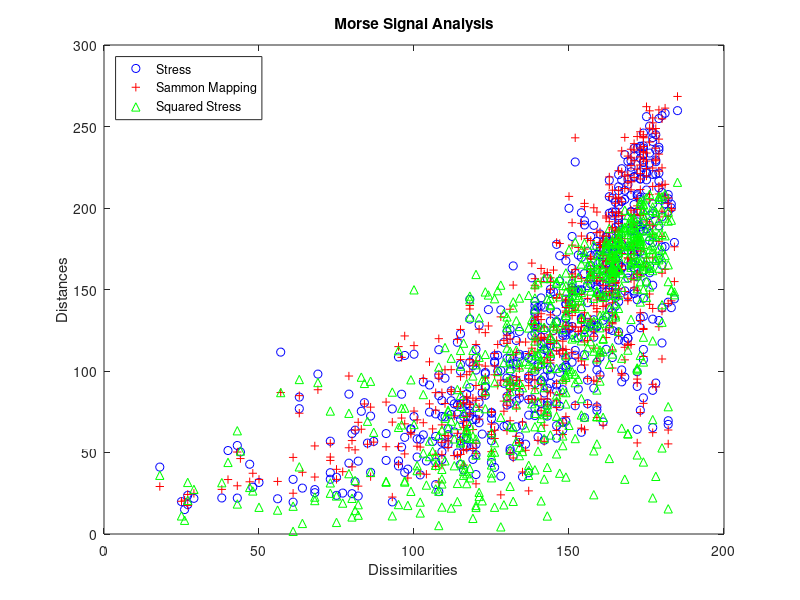

Source code (MATLAB):
%%
% This is an example of how to create an line plot with markers in MATLAB&#174;.
% 
% Read about the <http://www.mathworks.com/help/matlab/ref/plot.html |plot|> function in the MATLAB documentation.
%
% For more examples, go to <http://www.mathworks.com/discovery/gallery.html MATLAB Plot Gallery>
%
% Copyright 2012-2014 The MathWorks, Inc.

% Load Morse data
load MDdata dissimilarities dist1 dist2 dist3

% Plot the first set of data in blue
figure
plot(dissimilarities, dist1, 'bo')
hold on

% Plot the second set of data in red
plot(dissimilarities, dist2, 'r+')

% Plot the third set of data in green
plot(dissimilarities, dist3, 'g^')

% Add title and axis labels
title('Morse Signal Analysis')
xlabel('Dissimilarities')
ylabel('Distances')

% Add a legend
legend({'Stress', 'Sammon Mapping', 'Squared Stress'}, ...
    'Location', 'NorthWest')
